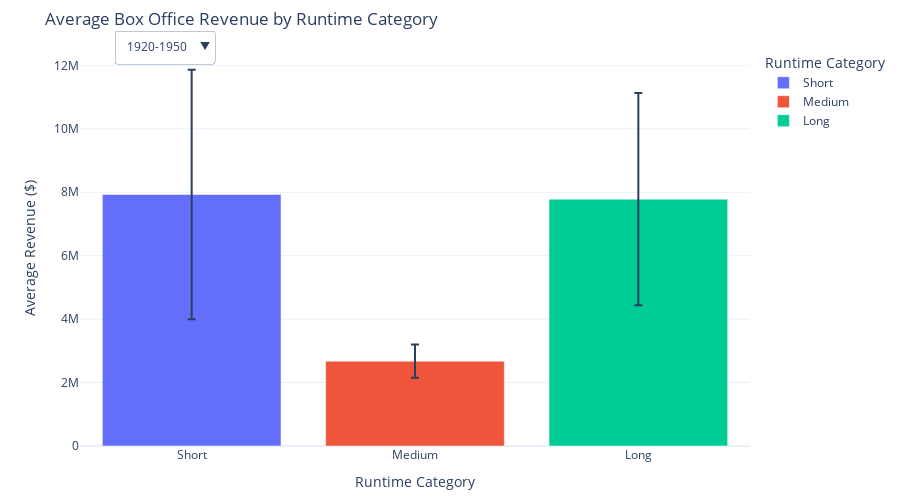

Source (notebook cell):
### Code cell
# Define time periods
def categorize_period(year):
    if year <= 1950:
        return "1920-1950"
    elif year <= 1980:
        return "1950-1980"
    else:
        return "1980-Now"

# Add time period column
df_movies['time_period'] = df_movies['release_year'].apply(categorize_period)

# Initialize storage for period-specific data
data_by_period = {}

# Process each time period
for period in ["1920-1950", "1950-1980", "1980-Now"]:
    # Filter movies by time period
    filtered_movies = df_movies[df_movies['time_period'] == period]

    # Categorize runtime into quantiles for the current period
    filtered_movies['runtime_category'] = pd.qcut(
        filtered_movies['runtime'], q=3, labels=["Short", "Medium", "Long"]
    )

    # Calculate statistics for runtime categories
    runtime_stats = filtered_movies.groupby('runtime_category')['box_office_revenue'].agg(['mean', 'sem']).reset_index()

    # Store the runtime stats for this period
    data_by_period[period] = runtime_stats

# Create the base figure for the first period ("1920-1950")
initial_period = "1920-1950"
fig = px.bar(
    data_by_period[initial_period],
    x='runtime_category',
    y='mean',
    error_y='sem',  # Add error bars for standard error
    color='runtime_category',  # Use runtime_category for distinct colors
    title='Average Box Office Revenue by Runtime Category',
    labels={'runtime_category': 'Runtime Category', 'mean': 'Average Revenue ($)'},
    color_discrete_sequence=px.colors.qualitative.Plotly  # Use a qualitative color scale
)

# Customize layout
fig.update_layout(
    xaxis_title="Runtime Category",
    yaxis_title="Average Revenue ($)",
    template="plotly_white",  # Clean background template
    coloraxis_showscale=False,  # Hide the color scale legend
    height=500,  # Adjust height of the chart
    margin=dict(t=50, b=50)  # Add margins for better spacing
)

# Add dropdown menu for time period selection
dropdown_buttons = [
    dict(
        label=period,
        method="update",
        args=[{
            "x": [data_by_period[period]['runtime_category']],
            "y": [data_by_period[period]['mean']],
            "error_y.array": [data_by_period[period]['sem']],
            "marker.color": [data_by_period[period]['runtime_category']]
        },
        {"title": f"Average Box Office Revenue by Runtime Category ({period})"}]
    )
    for period in data_by_period.keys()
]

fig.update_layout(
    updatemenus=[
        dict(
            buttons=dropdown_buttons,
            direction="down",
            showactive=True,
            x=0.05,  # Place the dropdown near the left edge of the chart
            xanchor="left",
            y=1.05,  # Place the dropdown slightly above the chart
            yanchor="top"
        )
    ]
)

# Show the chart
fig.show()

# Save the chart as an HTML file
fig.write_html("assets/ploty-img/runtime_category_periods.html")

### Figure 1 — Plotly figure (JSON) as saved in the notebook; plotly's stock layout.template omitted (floating-point values rounded to 4 significant figures)
{"data": [{"alignmentgroup": "True", "error_y": {"array": [3932000.0]}, "hovertemplate": "Runtime Category=%{x}<br>Average Revenue ($)=%{y}<extra></extra>", "legendgroup": "Short", "marker": {"color": "#636EFA", "pattern": {"shape": ""}}, "name": "Short", "offsetgroup": "Short", "orientation": "v", "showlegend": true, "textposition": "auto", "type": "bar", "x": ["Short"], "xaxis": "x", "y": [7927000.0], "yaxis": "y"}, {"alignmentgroup": "True", "error_y": {"array": [524300.0]}, "hovertemplate": "Runtime Category=%{x}<br>Average Revenue ($)=%{y}<extra></extra>", "legendgroup": "Medium", "marker": {"color": "#EF553B", "pattern": {"shape": ""}}, "name": "Medium", "offsetgroup": "Medium", "orientation": "v", "showlegend": true, "textposition": "auto", "type": "bar", "x": ["Medium"], "xaxis": "x", "y": [2674000.0], "yaxis": "y"}, {"alignmentgroup": "True", "error_y": {"array": [3344000.0]}, "hovertemplate": "Runtime Category=%{x}<br>Average Revenue ($)=%{y}<extra></extra>", "legendgroup": "Long", "marker": {"color": "#00CC96", "pattern": {"shape": ""}}, "name": "Long", "offsetgroup": "Long", "orientation": "v", "showlegend": true, "textposition": "auto", "type": "bar", "x": ["Long"], "xaxis": "x", "y": [7780000.0], "yaxis": "y"}], "layout": {"barmode": "relative", "coloraxis": {"showscale": false}, "height": 500, "legend": {"title": {"text": "Runtime Category"}, "tracegroupgap": 0}, "margin": {"b": 50, "t": 50}, "title": {"text": "Average Box Office Revenue by Runtime Category"}, "updatemenus": [{"buttons": [{"args": [{"error_y.array": [[3932000.0, 524300.0, 3344000.0]], "marker.color": [["Short", "Medium", "Long"]], "x": [["Short", "Medium", "Long"]], "y": [[7927000.0, 2674000.0, 7780000.0]]}, {"title": "Average Box Office Revenue by Runtime Category (1920-1950)"}], "label": "1920-1950", "method": "update"}, {"args": [{"error_y.array": [[1020000.0, 1232000.0, 3750000.0]], "marker.color": [["Short", "Medium", "Long"]], "x": [["Short", "Medium", "Long"]], "y": [[8559000.0, 13900000.0, 37190000.0]]}, {"title": "Average Box Office Revenue by Runtime Category (1950-1980)"}], "label": "1950-1980", "method": "update"}, {"args": [{"error_y.array": [[1838000.0, 1856000.0, 3793000.0]], "marker.color": [["Short", "Medium", "Long"]], "x": [["Short", "Medium", "Long"]], "y": [[38280000.0, 44650000.0, 89780000.0]]}, {"title": "Average Box Office Revenue by Runtime Category (1980-Now)"}], "label": "1980-Now", "method": "update"}], "direction": "down", "showactive": true, "x": 0.05, "xanchor": "left", "y": 1.05, "yanchor": "top"}], "xaxis": {"anchor": "y", "categoryarray": ["Short", "Medium", "Long"], "categoryorder": "array", "domain": [0, 1], "title": {"text": "Runtime Category"}}, "yaxis": {"anchor": "x", "domain": [0, 1], "title": {"text": "Average Revenue ($)"}}}}
